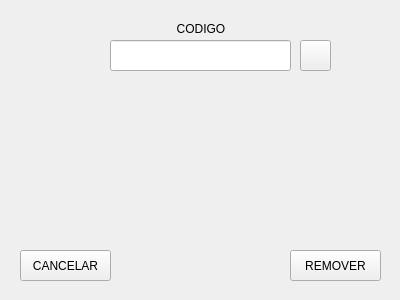
<?xml version="1.0" encoding="UTF-8"?>
<ui version="4.0">
 <class>removerproduto</class>
 <widget class="QDialog" name="removerproduto">
  <property name="geometry">
   <rect>
    <x>0</x>
    <y>0</y>
    <width>400</width>
    <height>300</height>
   </rect>
  </property>
  <property name="minimumSize">
   <size>
    <width>400</width>
    <height>300</height>
   </size>
  </property>
  <property name="maximumSize">
   <size>
    <width>400</width>
    <height>300</height>
   </size>
  </property>
  <property name="windowTitle">
   <string>Remover</string>
  </property>
  <widget class="QLineEdit" name="codeLine">
   <property name="geometry">
    <rect>
     <x>110</x>
     <y>40</y>
     <width>181</width>
     <height>31</height>
    </rect>
   </property>
   <property name="maxLength">
    <number>8</number>
   </property>
   <property name="alignment">
    <set>Qt::AlignCenter</set>
   </property>
  </widget>
  <widget class="QLabel" name="label">
   <property name="geometry">
    <rect>
     <x>170</x>
     <y>20</y>
     <width>62</width>
     <height>17</height>
    </rect>
   </property>
   <property name="text">
    <string>CODIGO</string>
   </property>
   <property name="alignment">
    <set>Qt::AlignCenter</set>
   </property>
  </widget>
  <widget class="QPushButton" name="removeButton">
   <property name="geometry">
    <rect>
     <x>290</x>
     <y>250</y>
     <width>91</width>
     <height>31</height>
    </rect>
   </property>
   <property name="focusPolicy">
    <enum>Qt::NoFocus</enum>
   </property>
   <property name="text">
    <string>REMOVER</string>
   </property>
  </widget>
  <widget class="QPushButton" name="cancelButton">
   <property name="geometry">
    <rect>
     <x>20</x>
     <y>250</y>
     <width>91</width>
     <height>31</height>
    </rect>
   </property>
   <property name="focusPolicy">
    <enum>Qt::NoFocus</enum>
   </property>
   <property name="text">
    <string>CANCELAR</string>
   </property>
  </widget>
  <widget class="QLabel" name="nameLabel">
   <property name="geometry">
    <rect>
     <x>10</x>
     <y>110</y>
     <width>381</width>
     <height>20</height>
    </rect>
   </property>
   <property name="text">
    <string/>
   </property>
   <property name="alignment">
    <set>Qt::AlignCenter</set>
   </property>
  </widget>
  <widget class="QLabel" name="quantLabel">
   <property name="geometry">
    <rect>
     <x>10</x>
     <y>140</y>
     <width>381</width>
     <height>20</height>
    </rect>
   </property>
   <property name="text">
    <string/>
   </property>
   <property name="alignment">
    <set>Qt::AlignCenter</set>
   </property>
  </widget>
  <widget class="QLabel" name="valueLabel">
   <property name="geometry">
    <rect>
     <x>10</x>
     <y>170</y>
     <width>381</width>
     <height>20</height>
    </rect>
   </property>
   <property name="text">
    <string/>
   </property>
   <property name="alignment">
    <set>Qt::AlignCenter</set>
   </property>
  </widget>
  <widget class="QLabel" name="costLabel">
   <property name="geometry">
    <rect>
     <x>10</x>
     <y>200</y>
     <width>381</width>
     <height>20</height>
    </rect>
   </property>
   <property name="text">
    <string/>
   </property>
   <property name="alignment">
    <set>Qt::AlignCenter</set>
   </property>
  </widget>
  <widget class="QPushButton" name="searchButton">
   <property name="geometry">
    <rect>
     <x>300</x>
     <y>40</y>
     <width>31</width>
     <height>31</height>
    </rect>
   </property>
   <property name="focusPolicy">
    <enum>Qt::NoFocus</enum>
   </property>
   <property name="text">
    <string/>
   </property>
  </widget>
 </widget>
 <resources/>
 <connections/>
</ui>
